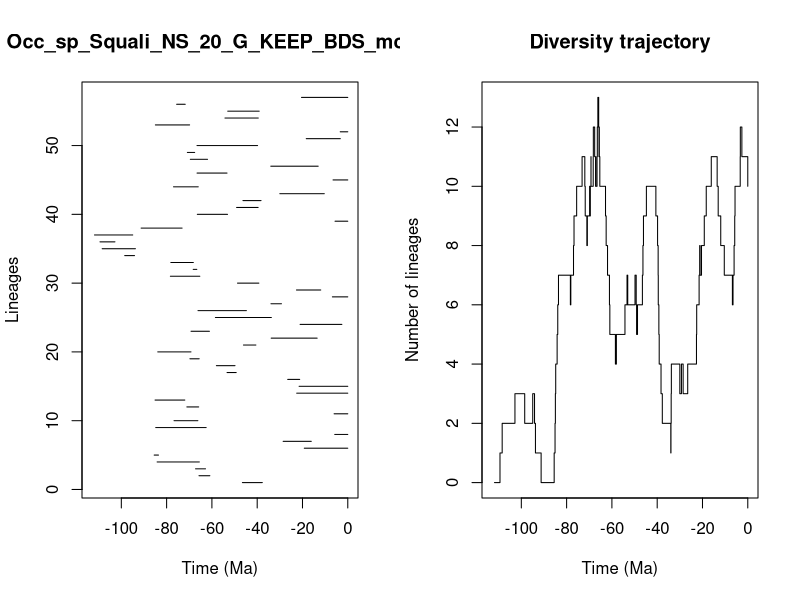

This figure's R source:


pdf(file='../Results/Species_NS/5_MA_bins_EP/pyrate_mcmc_logs/Occ_sp_Squali_NS_20_G_KEEP_BDS_mcmc_LTT.pdf',width=0.6*20, height=0.6*10)
title = "Occ_sp_Squali_NS_20_G_KEEP_BDS_mcmc"
ts=c(46.535428907274905, 65.70764728263899,67.21729120725207,84.18978771049476,85.4950394936273,19.20969552349867,28.543321442733195,5.761428782536738,84.81329127117179,76.72682626469575,6.041998697104908,71.0613466751282,85.10981338739897,22.557217748160557,21.49293345433136,26.526422470873335,53.31466981292006,58.02272663833031,69.71236254471,83.91046897547675,46.06396283044487,33.82877995843006,69.21925226222649,21.056682331590768,58.45931111644581,66.14276554171562,33.92104851012806,6.795874290188002,22.659902043381997,48.696411511171476,78.34070196620397,68.25753554044212,78.14113642082793,98.50305776602308,108.45388556987415,109.42052005910041,111.84986801744024,91.25748267894576,5.628253174310872,66.4410174786288,49.098809517354425,46.294257639492095,30.006542957313684,76.95541085430757,6.513826270717095,66.56256902716514,33.997309511646485,69.52605386582901,70.83881353881743,66.58486908193557,18.339488642131936,3.3404787042864976,84.96106415346712,54.23612619104271,53.005883824746824,75.56872032759905,20.43681423499441)
te=c(37.741981777026076, 60.91225685174129,62.82316752383892,65.55090272807861,83.59119988644547,0.0,16.121508714943424,0.0,62.53759595142296,66.20403269269863,0.0,65.83550788744157,71.96228462487535,0.0,0.0,21.235200045302044,49.270425725764426,49.79769894946074,65.62035276304424,69.24710569916347,40.584131408029684,13.5245708042775,61.08530270959577,2.6094785474932474,33.74836344957666,44.77228196501109,29.292178980204916,0.0,11.940381503235105,39.262966709835965,65.33644200988338,66.66864079413968,68.19957886099431,94.1683592772471,93.76258435916493,102.81821257862609,94.96408488545316,73.16753710528921,0.0,53.10109856659473,39.581111960578845,38.30557810468206,10.377017264399706,66.03469735489175,0.0,53.321762365082066,13.065690906267404,61.93052543379495,67.61040110337662,39.83280905238042,3.292073429145538,0.0,69.8487985042853,39.52932692378536,39.11265525872428,71.78209239914048,0.0)
div_traj=c(0, 1,2,3,2,3,2,1,0,1,2,3,4,5,6,7,6,7,8,9,10,11,10,9,8,9,10,9,10,11,10,11,12,11,10,11,10,11,12,13,12,13,12,11,12,11,10,9,8,7,6,5,4,5,6,7,6,7,6,7,6,5,6,7,8,9,10,9,8,7,6,5,4,3,2,1,2,3,4,3,4,3,4,5,6,7,8,7,8,9,10,11,10,9,8,7,6,7,8,9,10,11,12,11,10)
time_events=c(111.84986801744024, 109.42052005910041,108.45388556987415,102.81821257862609,98.50305776602308,94.96408488545316,94.1683592772471,93.76258435916493,91.25748267894576,85.4950394936273,85.10981338739897,84.96106415346712,84.81329127117179,84.18978771049476,83.91046897547675,83.59119988644547,78.34070196620397,78.14113642082793,76.95541085430757,76.72682626469575,75.56872032759905,73.16753710528921,71.96228462487535,71.78209239914048,71.0613466751282,70.83881353881743,69.8487985042853,69.71236254471,69.52605386582901,69.24710569916347,69.21925226222649,68.25753554044212,68.19957886099431,67.61040110337662,67.21729120725207,66.66864079413968,66.58486908193557,66.56256902716514,66.4410174786288,66.20403269269863,66.14276554171562,66.03469735489175,65.83550788744157,65.70764728263899,65.62035276304424,65.55090272807861,65.33644200988338,62.82316752383892,62.53759595142296,61.93052543379495,61.08530270959577,60.91225685174129,58.45931111644581,58.02272663833031,54.23612619104271,53.321762365082066,53.31466981292006,53.10109856659473,53.005883824746824,49.79769894946074,49.270425725764426,49.098809517354425,48.696411511171476,46.535428907274905,46.294257639492095,46.06396283044487,44.77228196501109,40.584131408029684,39.83280905238042,39.581111960578845,39.52932692378536,39.262966709835965,39.11265525872428,38.30557810468206,37.741981777026076,33.997309511646485,33.92104851012806,33.82877995843006,33.74836344957666,30.006542957313684,29.292178980204916,28.543321442733195,26.526422470873335,22.659902043381997,22.557217748160557,21.49293345433136,21.235200045302044,21.056682331590768,20.43681423499441,19.20969552349867,18.339488642131936,16.121508714943424,13.5245708042775,13.065690906267404,11.940381503235105,10.377017264399706,6.795874290188002,6.513826270717095,6.041998697104908,5.761428782536738,5.628253174310872,3.3404787042864976,3.292073429145538,2.6094785474932474,0.0)
                par(mfrow=c(1,2))
                L = length(ts)
                plot(ts, 1:L , xlim=c(-max(ts)-1,0), pch=20, type="n", main=title,xlab="Time (Ma)",ylab="Lineages")
                for (i in 1:L){segments(x0=-te[i],y0=i,x1=-ts[i],y1=i)}    
                t = -time_events
                plot(div_traj ~ t,type="s", main = "Diversity trajectory",xlab="Time (Ma)",ylab="Number of lineages",xlim=c(-max(ts)-1,0))
                abline(v=c(65,200,251,367,445),lty=2,col="gray")
                
